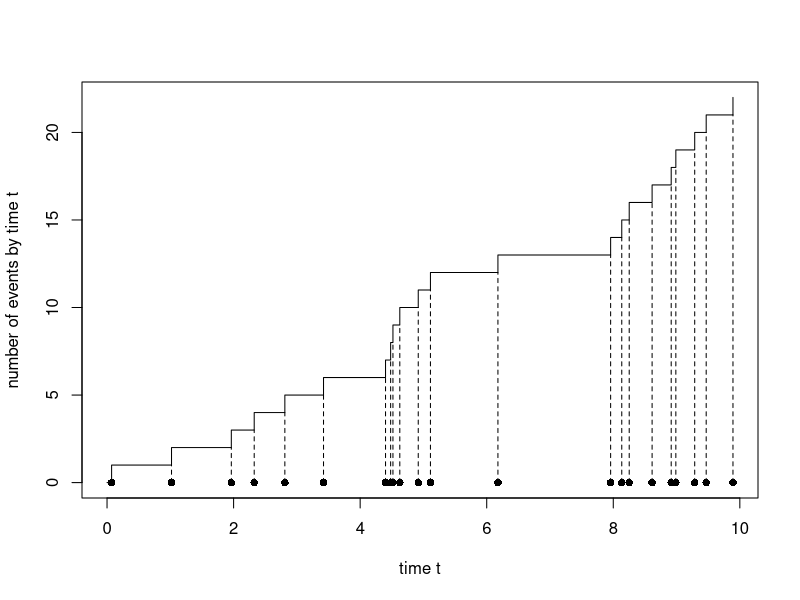
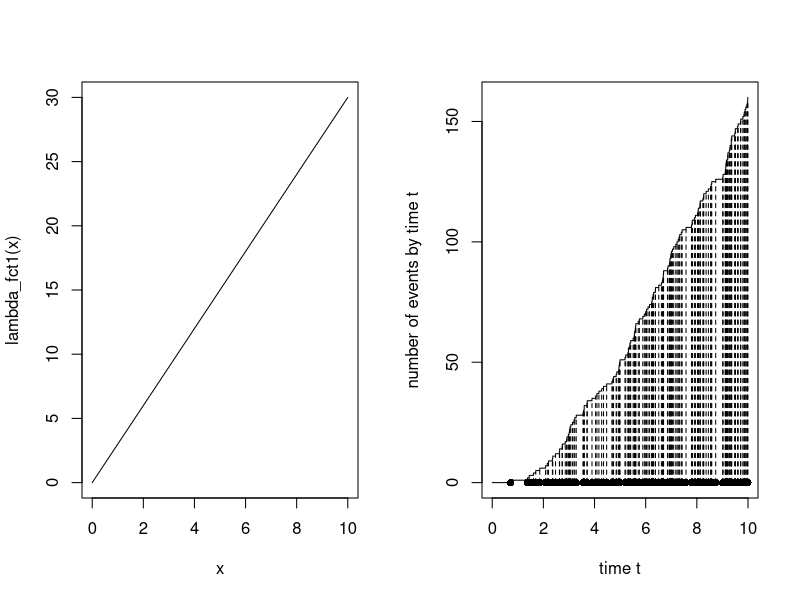
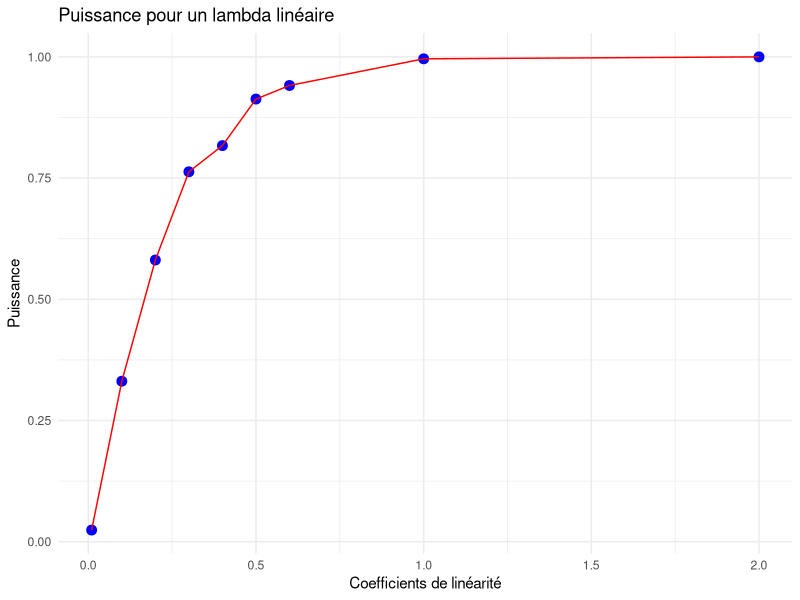
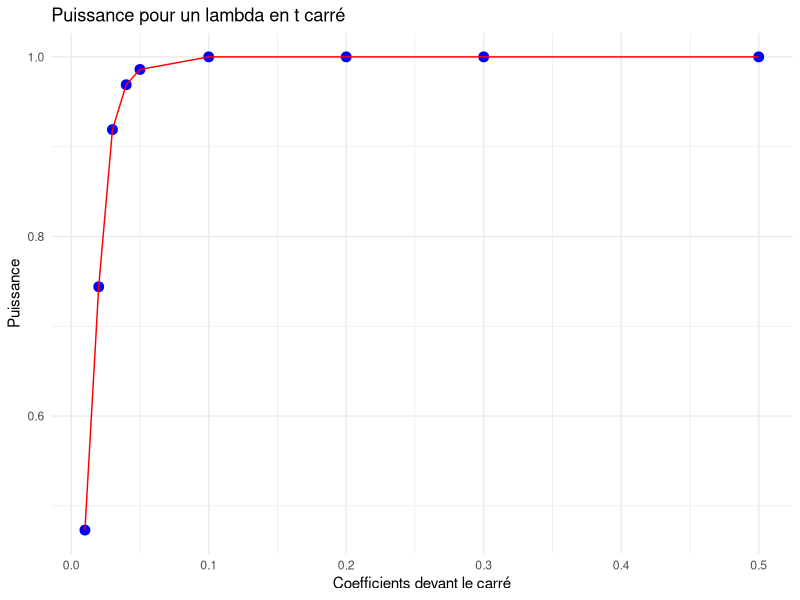
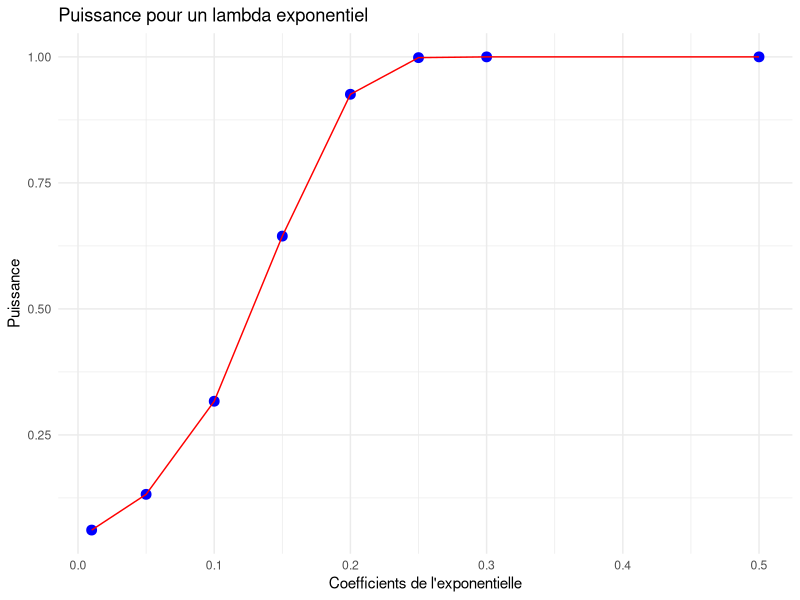

These figures' R source, in order:
## ---- chunk 1
simulPPh1 <- function(lambda,Tmax)
{
  nmax= rpois(1, lambda*Tmax)
  uniformes <- runif(nmax, min = 0, max = Tmax)
  temps_arrive = sort(uniformes)

  return(temps_arrive)
}
## ---- chunk 2
plot.PP<- function(PP)
{
  # plot the counting process (with jumps of size 1 (starting at point (0,0))):
  plot(c(0,PP),0:length(PP),type="s",xlab="time t",ylab="number of events by time t")
  # add the arrival times on the horizontal axis: 
  points(PP,0*PP,type="p",pch=16)
  # link arrival times with the counts:
  lines(PP,0:(length(PP)-1),type="h",lty=2)
}
## ---- chunk 3
# Simulation and plot of a homogeneous Poisson process:
PPh1 = simulPPh1(2,10)
plot.PP(PPh1)
## ---- chunk 4
simulPPi = function(lambda_fct,Tmax,M)
{
  PPh = simulPPh1(M,Tmax)
  n = length(PPh)
  unif = runif(n,0,M)
  val_fct_lamb = lambda_fct(PPh)
  to_return = sort(PPh[unif < val_fct_lamb])
  return(to_return)
}
## ---- chunk 5
Tmax=10
lambda_fct1 <- function(t){return(3*t)}

M1=2*Tmax
PPi1 = simulPPi(lambda_fct1,Tmax,M1)
print(PPi1)
# plot:
par(mfrow=c(1,2))
curve(lambda_fct1,from=0,to=Tmax,n=1000)
plot.PP(PPi1)
## ---- chunk 6
laplace_stat <- function(arrival_times, T_max) {
  n <- length(arrival_times)
  Y <- sum(arrival_times)/T_max - (n / 2)
  Z <- Y / (sqrt(n / 12))
  return(Z)
}

laplace_test <- function(arrival_times, T_max,alpha){
  X = laplace_stat(arrival_times, T_max)
  pval = 1 - pnorm(X)
  rejete_h0 = (pval < alpha)
  to_return = c(X,pval,rejete_h0)
  return(to_return)
}
## ---- chunk 7
set.seed(18) 
T_max = 10
alpha = 0.05
## ---- chunk 8
PPh1 = simulPPh1(2,T_max)

res = laplace_test(PPh1,T_max,alpha)
print(paste("Rejet de H0 :",res[3]))
print(paste("Stat de test :",res[1]))
print(paste("pvaleur :",res[2]))
## ---- chunk 9
lambda_fct1 <- function(t){return(0.2*t)}

M1=0.2*Tmax
PPi1 = simulPPi(lambda_fct1,Tmax,M1)

res = laplace_test(PPi1,T_max,alpha)
print(paste("Rejet de H0 :",res[3]))
print(paste("Stat de test :",res[1]))
print(paste("pvaleur :",res[2]))
## ---- chunk 10
calculate_power <- function(n_sim, T_max, borne_sup,lambda_func, alpha = 0.05) {
  rejections <- 0
  ntot = 0
  for (i in 1:n_sim) {
    PPi1 = simulPPi(lambda_func,T_max,borne_sup) 
    Z <- laplace_test(PPi1, T_max,alpha)
    if (!is.nan(Z[3]) && !is.na(Z[3])){
      if (Z[3]) {
        rejections <- rejections + 1
      }
      }
  }
  return(rejections / n_sim)
}
## ---- chunk 11
T_max =10
n_sim=1000
lambda_fct1 <- function(t){return(exp(t))}
M1=exp(T_max)

power = calculate_power(n_sim, T_max, M1,lambda_fct1)
power

## ---- chunk 12
coef_list = c(0.01,0.1,0.2,0.3,0.4,0.5,0.6,1,2)
T_max =10
n_sim=1000

powers = c()

for (coeff in coef_list) {
  lambda_fct <- function(t){return(coeff*t)}
  M=coeff*Tmax
  powers[length(powers) + 1] <- calculate_power(n_sim, T_max, M, lambda_fct)
}
library(ggplot2)

# Convertir en data frame
df <- data.frame(x = coef_list, y = powers)

# Créer le graphique
ggplot(df, aes(x = x, y = y)) +
  geom_point(color = "blue", size = 3) +
  geom_line(color = "red") +
  labs(title = "Puissance pour un lambda linéaire",
       x = "Coefficients de linéarité",
       y = "Puissance") +
  theme_minimal()
## ---- chunk 13
coef_list = c(0.01,0.02,0.03,0.04,0.05,0.1,0.2,0.3,0.5)
T_max =10
n_sim=1000

powers = c()

for (coeff in coef_list) {
  lambda_fct <- function(t){return(coeff*(t**2))}
  M=coeff*(Tmax**2)
  powers[length(powers) + 1] <- calculate_power(n_sim, T_max, M, lambda_fct)
}

# Convertir en data frame
df <- data.frame(x = coef_list, y = powers)

# Créer le graphique
ggplot(df, aes(x = x, y = y)) +
  geom_point(color = "blue", size = 3) +
  geom_line(color = "red") +
  labs(title = "Puissance pour un lambda en t carré",
       x = "Coefficients devant le carré",
       y = "Puissance") +
  theme_minimal()
## ---- chunk 14
coef_list = c(0.01,0.05,0.1,0.15,0.2,0.25,0.3,0.5)
T_max =10
n_sim=10000

powers = c()

for (coeff in coef_list) {
  lambda_fct <- function(t){return(exp(coeff*t))}
  M=exp(coeff*Tmax)
  powers[length(powers) + 1] <- calculate_power(n_sim, T_max, M, lambda_fct)
}

# Convertir en data frame
df <- data.frame(x = coef_list, y = powers)

# Créer le graphique
ggplot(df, aes(x = x, y = y)) +
  geom_point(color = "blue", size = 3) +
  geom_line(color = "red") +
  labs(title = "Puissance pour un lambda exponentiel",
       x = "Coefficients de l'exponentielle",
       y = "Puissance") +
  theme_minimal()
